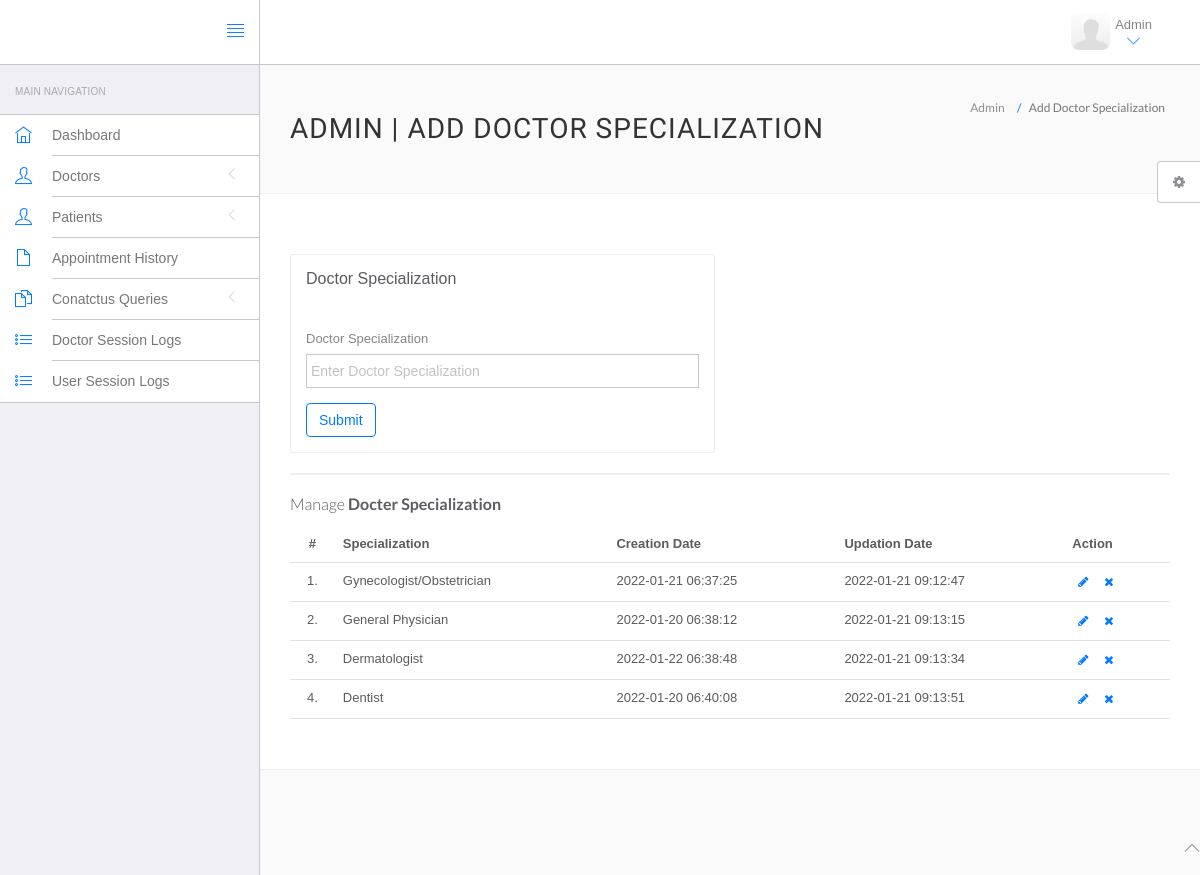
The app's page /hms/admin/doctor-specilization.php (signed in) with its own data.
### tables this page shows
CREATE TABLE `doctorspecilization` (
  `id` int(11) NOT NULL,
  `specilization` varchar(255) DEFAULT NULL,
  `creationDate` timestamp NULL DEFAULT current_timestamp(),
  `updationDate` timestamp NULL DEFAULT NULL ON UPDATE current_timestamp()
);

### hms/admin/doctor-specilization.php (the view, shortened to what this page needs)
<?php
include('include/config.php');
?>
<!DOCTYPE html>
<html lang="en">
	<head>
		<link rel="stylesheet" href="vendor/bootstrap/css/bootstrap.min.css">
		<link rel="stylesheet" href="vendor/fontawesome/css/font-awesome.min.css">
		<link rel="stylesheet" href="vendor/themify-icons/themify-icons.min.css">
		<link href="vendor/animate.css/animate.min.css" rel="stylesheet" media="screen">
		<link href="vendor/perfect-scrollbar/perfect-scrollbar.min.css" rel="stylesheet" media="screen">
		<link href="vendor/switchery/switchery.min.css" rel="stylesheet" media="screen">
		<link href="vendor/bootstrap-touchspin/jquery.bootstrap-touchspin.min.css" rel="stylesheet" media="screen">
		<link href="vendor/select2/select2.min.css" rel="stylesheet" media="screen">
		<link href="vendor/bootstrap-datepicker/bootstrap-datepicker3.standalone.min.css" rel="stylesheet" media="screen">
		<link href="vendor/bootstrap-timepicker/bootstrap-timepicker.min.css" rel="stylesheet" media="screen">
		<link rel="stylesheet" href="assets/css/styles.css">
		<link rel="stylesheet" href="assets/css/plugins.css">
		<link rel="stylesheet" href="assets/css/themes/theme-1.css" id="skin_color" />
	</head>
	<body>
		<div id="app">
<?php include('include/sidebar.php');?>
			<div class="app-content">
						<?php include('include/header.php');?>
				<div class="main-content" >
					<div class="wrap-content container" id="container">
						<section id="page-title">
							<div class="row">
								<div class="col-sm-8">
									<h1 class="mainTitle">Admin | Add Doctor Specialization</h1>
																	</div>
								<ol class="breadcrumb">
									<li>
										<span>Admin</span>
									</li>
									<li class="active">
										<span>Add Doctor Specialization</span>
									</li>
								</ol>
							</div>
						</section>
						<div class="container-fluid container-fullw bg-white">
							<div class="row">
								<div class="col-md-12">
									<div class="row margin-top-30">
										<div class="col-lg-6 col-md-12">
											<div class="panel panel-white">
												<div class="panel-heading">
													<h5 class="panel-title">Doctor Specialization</h5>
												</div>
												<div class="panel-body">
													<form role="form" name="dcotorspcl" method="post" >
														<div class="form-group">
															<label for="exampleInputEmail1">
																Doctor Specialization
															</label>
							<input type="text" name="doctorspecilization" class="form-control"  placeholder="Enter Doctor Specialization">
														</div>
														<button type="submit" name="submit" class="btn btn-o btn-primary">
															Submit
														</button>
													</form>
												</div>
											</div>
										</div>
											</div>
										</div>
									<div class="col-lg-12 col-md-12">
											<div class="panel panel-white">
											</div>
										</div>
									</div>
									<div class="row">
								<div class="col-md-12">
									<h5 class="over-title margin-bottom-15">Manage <span class="text-bold">Docter Specialization</span></h5>
									<table class="table table-hover" id="sample-table-1">
										<thead>
											<tr>
												<th class="center">#</th>
												<th>Specialization</th>
												<th class="hidden-xs">Creation Date</th>
												<th>Updation Date</th>
												<th>Action</th>
											</tr>
										</thead>
										<tbody>
<?php
$sql=mysqli_query($con,"select * from doctorSpecilization");
$cnt=1;
while($row=mysqli_fetch_array($sql))
{
?>
											<tr>
												<td class="center"><?php echo $cnt;?>.</td>
												<td class="hidden-xs"><?php echo $row['specilization'];?></td>
												<td><?php echo $row['creationDate'];?></td>
												<td><?php echo $row['updationDate'];?>
												</td>
												<td >
												<div class="visible-md visible-lg hidden-sm hidden-xs">
							<a href="edit-doctor-specialization.php?id=<?php echo $row['id'];?>" class="btn btn-transparent btn-xs" tooltip-placement="top" tooltip="Edit"><i class="fa fa-pencil"></i></a>
	<a href="doctor-specilization.php?id=<?php echo $row['id']?>&del=delete" onClick="return confirm('Are you sure you want to delete?')"class="btn btn-transparent btn-xs tooltips" tooltip-placement="top" tooltip="Remove"><i class="fa fa-times fa fa-white"></i></a>
												</div>
												</td>
											</tr>
											<?php
$cnt=$cnt+1;
											 }?>
										</tbody>
									</table>
								</div>
							</div>
								</div>
							</div>
						</div>
					</div>
				</div>
	<?php include('include/footer.php');?>
	<?php include('include/setting.php');?>
	</body>
</html>

### hms/admin/assets/css/themes/theme-1.css (style rules this page uses)
body { background: #FAFAFA; }

### records on screen
doctorspecilization: specilization "Gynecologist/Obstetrician", creationDate "2022-01-21 06:37:25", updationDate "2022-01-21 09:12:47"
doctorspecilization: specilization "General Physician", creationDate "2022-01-20 06:38:12", updationDate "2022-01-21 09:13:15"
doctorspecilization: specilization "Dermatologist", creationDate "2022-01-22 06:38:48", updationDate "2022-01-21 09:13:34"
doctorspecilization: specilization "Dentist", creationDate "2022-01-20 06:40:08", updationDate "2022-01-21 09:13:51"
